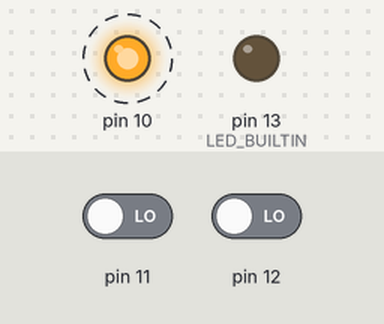
The sketch below on a simulated Arduino Uno, built with avr-gcc and run on an emulated ATmega328P. Shown: output pins drawn as LEDs (lit = HIGH). Dashed ring = blinking. Inputs (shaded band) come from the test bench; at power-on: pin 11 LOW, pin 12 LOW.

Above: at 1.2 s.
1.3 s: pin 11 driven HIGH
At 1.45 s:
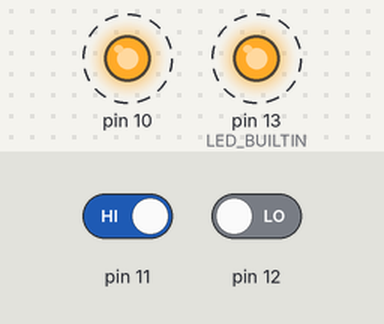
4.3 s: pin 11 driven LOW
At 4.45 s:
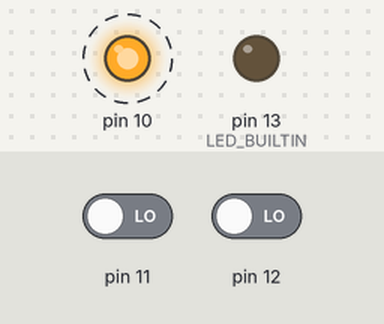
7.3 s: pin 12 driven HIGH
At 7.75 s:
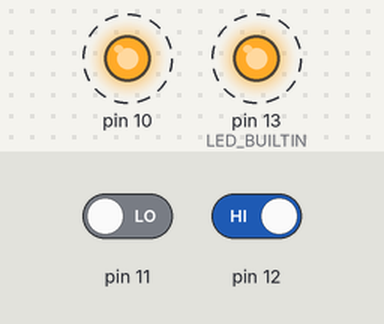
Timing chart, 0 to 16.3 s (numbered marks = the images above; inputs shaded):
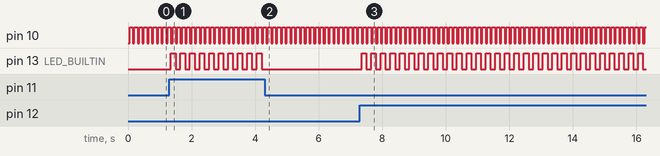

The sketch:

AND_Switch.ino
```cpp
int con=0;

void setup() {
  // put your setup code here, to run once:
  pinMode(LED_BUILTIN, OUTPUT);
  pinMode(10, OUTPUT);
  pinMode(11, INPUT);
  pinMode(12, INPUT);

}

void loop() {
  // put your main code here, to run repeatedly: //for AND OR logic
  //if(digitalRead(11)==HIGH && digitalRead(12))
  //digitalWrite(13, digitalRead(11) || digitalRead(12));

  /*
  if(digitalRead(11)){ //Latch(Contactor/Relay)
    con=0;
    }
  if(digitalRead(12)){
    con=1;
  }

  if(con==0){
    digitalWrite(13, LOW);
  }

  if(con==1){
    digitalWrite(13,HIGH);
  }

  //digitalWrite(13, con);
  */

  /*
  switch (con){
    case 0:
      if(digitalRead(11)||digitalRead(12)){
        con=1;
      }break;
    case 1:
      if(digitalRead(11)||digitalRead(12)){
        con=0;
      }break;
  }


  if(con==0){
    digitalWrite(13, LOW);
  }

  if(con==1){
    digitalWrite(13,HIGH);
  }
  */

   int btn1 = digitalRead(11);
   int btn2 = digitalRead(12);

if(con == 0){
   if(btn1 && !btn2){
      con = 1;
    }
    if(!btn1 && btn2){
      con = 1;
    }
}else{
    if(btn1 && !btn2){
      con = 0;
    }

    if(!btn1 && btn2){
      con = 0;
    }
}

   digitalWrite(13,con);
   digitalWrite(10,0);
   delay(50);
   digitalWrite(10,1);
  delay(100);


}
```

Measured:
- after the input at 1.3 s, pin 13 (LED_BUILTIN): alternates HIGH for 0.15 s and LOW for 0.15 s, starting after 0.05 s
- after the input at 4.3 s, pin 13 (LED_BUILTIN): stops changing and stays LOW
- after the input at 7.3 s, pin 13 (LED_BUILTIN): alternates HIGH for 0.15 s and LOW for 0.15 s, starting after 0.05 s
- by itself, pin 10: alternates HIGH for 0.10 s and LOW for 0.05 s
